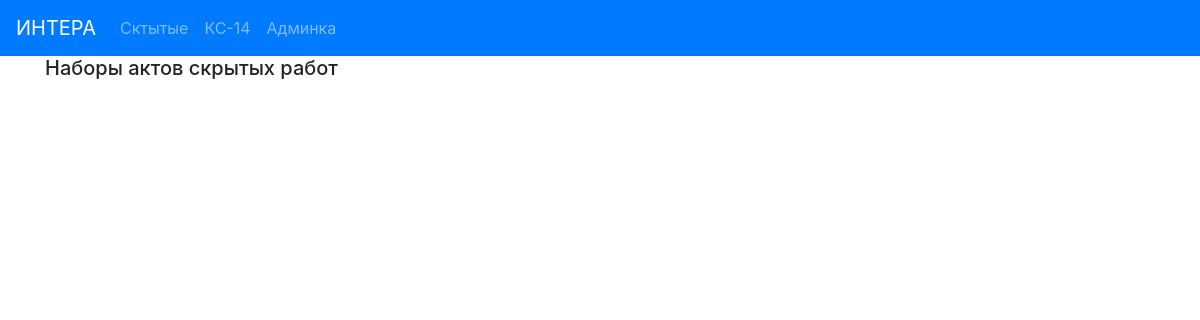
/actbase/, run on an earlier commit of the app's database.
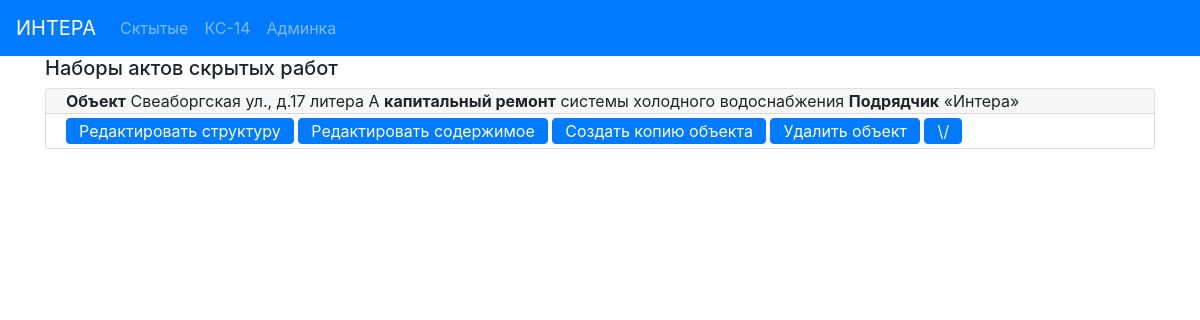
And on a later commit of the database.
### hiddenactsbase/models.py (models this page shows, shortened)
class ObjectActs (models.Model):
    address = models.CharField(max_length=100, verbose_name='Адрес', blank=False)
    system_type = models.CharField(max_length=100, verbose_name='тип')
    designer = models.CharField(max_length=200, verbose_name='Проектант')
    contractor = models.CharField(max_length=300, verbose_name='Подрядчик',
                                  default='Общество с ограниченной ответственностью «Интера».' +
                                          'Свидетельство о государственной регистрации серия 78' +
                                          '№007274277 от  02.09.2009, ОГРН 1097847236783, ' +
                                          'ИНН 7805498649, 198188, г. Санкт-Петербург,' +
                                          ' ул. Возрождения, д.20, литер А, тел. 242-78-10.')
    supervisor_engineer = models.CharField(max_length=100, verbose_name='Технадзор')
    contractor_engineer = models.CharField(max_length=100, verbose_name='Прораб')
    project_number = models.CharField(max_length=100, verbose_name='Ном. проекта')
    exec_documents = models.CharField(max_length=100, verbose_name='Исполн.')
    supervisor_engineer_decree = models.CharField(max_length=100, verbose_name='Приказ технадзора')
    contractor_engineer_decree = models.CharField(max_length=100, verbose_name='Приказ прораба')
    acts = models.ManyToManyField('HiddenActIS', blank=True, related_name='object_acts')
    class Meta:
        verbose_name = 'Набор актов объекта '
    def get_absolute_url(self):
        return reverse('object_detail_url', kwargs={'pk': self.pk})
    def get_edit_url(self):
        return reverse('object_edit_url', kwargs={'pk': self.pk})
    def get_short_contractor(self):
        s = re.findall(r"[\"\«\»\']\D+?[\"\«\»\']", self.contractor)
        if len(s) == 0:
            return self.contractor
        else:
            return s[0]

### hiddenactsbase/views.py (the view)
# urls.py: path('', ObjectsList.as_view(), name='objects_list_url'),
class ObjectsList(View):
    @staticmethod
    def get(request):
        objs = ObjectActs.objects.order_by("-id")
        return render(request, 'hiddenactsbase/index.html',
                      context={'objects_acts': objs})

### hiddenactsbase/templates/hiddenactsbase/index.html (shortened to what this page needs)
{% extends 'base.html' %}
{% block mycontent %}
    <div class="container">
        <h5>Наборы актов скрытых работ</h5>
    </div>
    <div class="container">
    {% for obj in objects_acts %}
        <div class="card my-1">
          <div class="card-header py-0 ">
              <b>Объект</b> {{ obj.address }} <b>капитальный ремонт</b> {{ obj.system_type }} <b>Подрядчик</b> {{ obj.get_short_contractor }}
          </div>
          <div class="card-body py-0">
            <a href="{{ obj.get_absolute_url }}" class="btn btn-primary  my-1 py-0">Редактировать структуру</a>
            <a href="{{ obj.get_edit_url }}" class="btn btn-primary  my-1 py-0">Редактировать содержимое</a>
            <a href="{% url 'copy_object' obj.pk %}" class="btn btn-primary  my-1 py-0">Создать копию объекта</a>
            <a href="{% url 'delete_object' obj.pk %}" class="btn btn-primary  my-1 py-0">Удалить объект</a>
            <a class="btn btn-primary my-1 py-0" data-toggle="collapse" href="#collapseExample{{ obj.pk }}" role="button" aria-expanded="false" aria-controls="collapseExample{{ obj.pk }}">
                \/
            </a>
          </div>
        </div>
    {% endfor %}
    </div>
{% endblock %}

What changed in the data, as far as the page shows it:
added ObjectActs: address "Свеаборгская ул., д.17 литера А", system_type "системы холодного водоснабжения", get_short_contractor "«Интера»"
